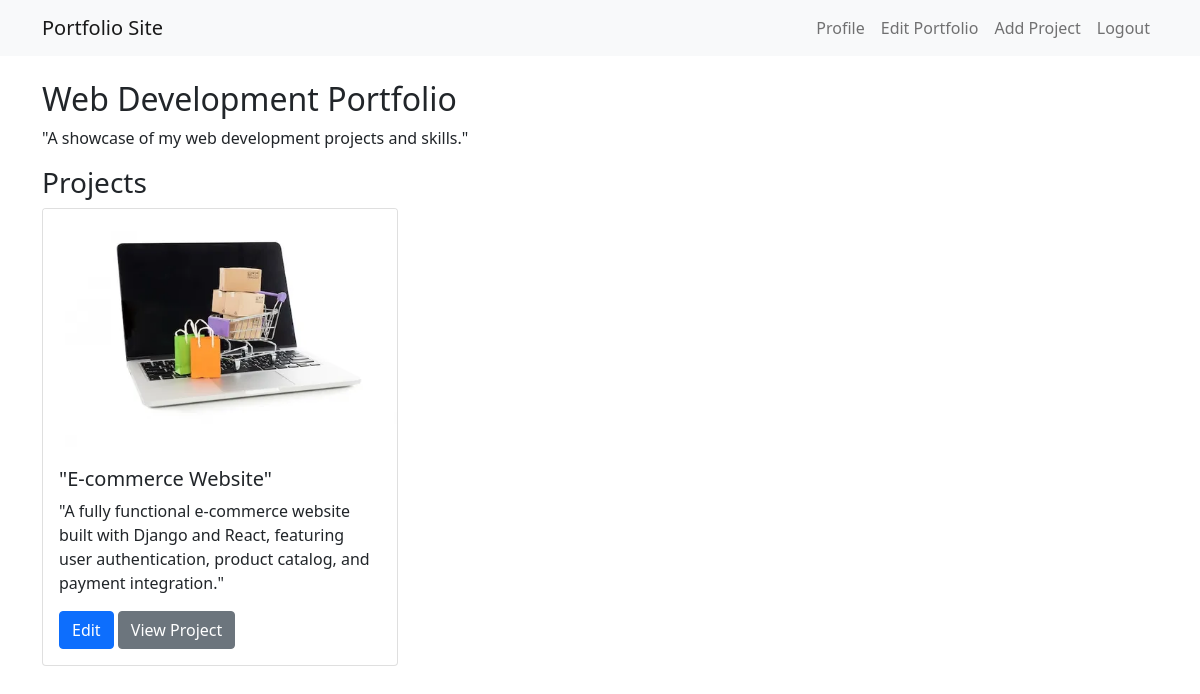
The app's page / (signed in) with its own data.
### portfolio/models.py (models this page shows, shortened)
class Portfolio(models.Model):
    user = models.OneToOneField(User, on_delete=models.CASCADE)
    title = models.CharField(max_length=100)
    summary = models.TextField()

class Project(models.Model):
    portfolio = models.ForeignKey(Portfolio, on_delete=models.CASCADE, related_name='projects')
    title = models.CharField(max_length=100)
    description = models.TextField()
    image = models.ImageField(upload_to='project_images', blank=True)
    url = models.URLField(blank=True)
    date_created = models.DateField(auto_now_add=True)

### portfolio/views.py (the view)
# urls.py: path('', views.view_portfolio, name='view_portfolio'),
@login_required
def view_portfolio(request):
    portfolio = get_object_or_404(Portfolio, user=request.user)
    projects = portfolio.projects.all()
    return render(request, 'portfolio/view_portfolio.html', {'portfolio': portfolio, 'projects': projects})

### templates/portfolio/view_portfolio.html (shortened to what this page needs)
{% extends 'portfolio/base.html' %}
{% block content %}
<h2>{{ portfolio.title }}</h2>
<p>{{ portfolio.summary }}</p>
<h3>Projects</h3>
<div class="row">
    {% for project in projects %}
        <div class="col-md-4 mb-4">
            <div class="card">
                {% if project.image %}
                    <img src="{{ project.image.url }}" class="card-img-top" alt="{{ project.title }}">
                {% endif %}
                <div class="card-body">
                    <h5 class="card-title">{{ project.title }}</h5>
                    <p class="card-text">{{ project.description|truncatewords:20 }}</p>
                    <a href="{% url 'edit_project' project.id %}" class="btn btn-primary">Edit</a>
                    {% if project.url %}
                        <a href="{{ project.url }}" class="btn btn-secondary" target="_blank">View Project</a>
                    {% endif %}
                </div>
            </div>
        </div>
    {% empty %}
        <p>No projects added yet.</p>
    {% endfor %}
</div>
{% endblock %}

### records on screen
Portfolio: title "Web Development Portfolio", summary "\"A showcase of my web development projects and skills.\""
Project: image (picture), title "\"E-commerce Website\"", description "\"A fully functional e-commerce website built with Django and React, featuring user authentication, product catalog, and payment integration.\""
